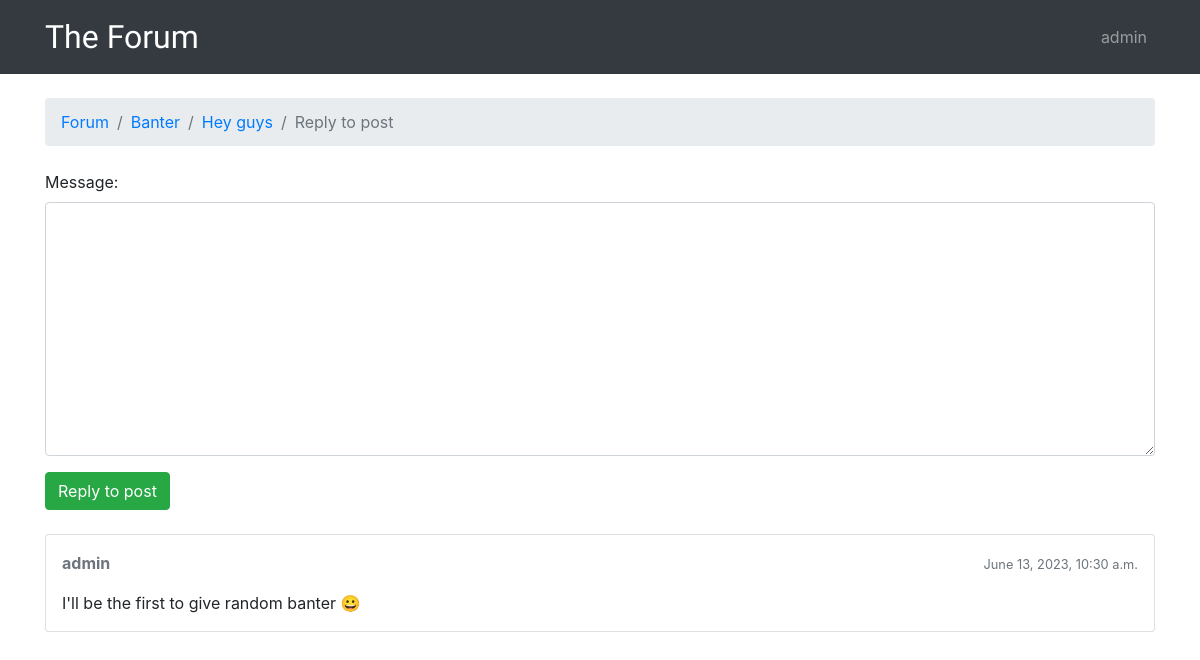
The app's page /forum/1/topics/1/reply/ (signed in), older data.
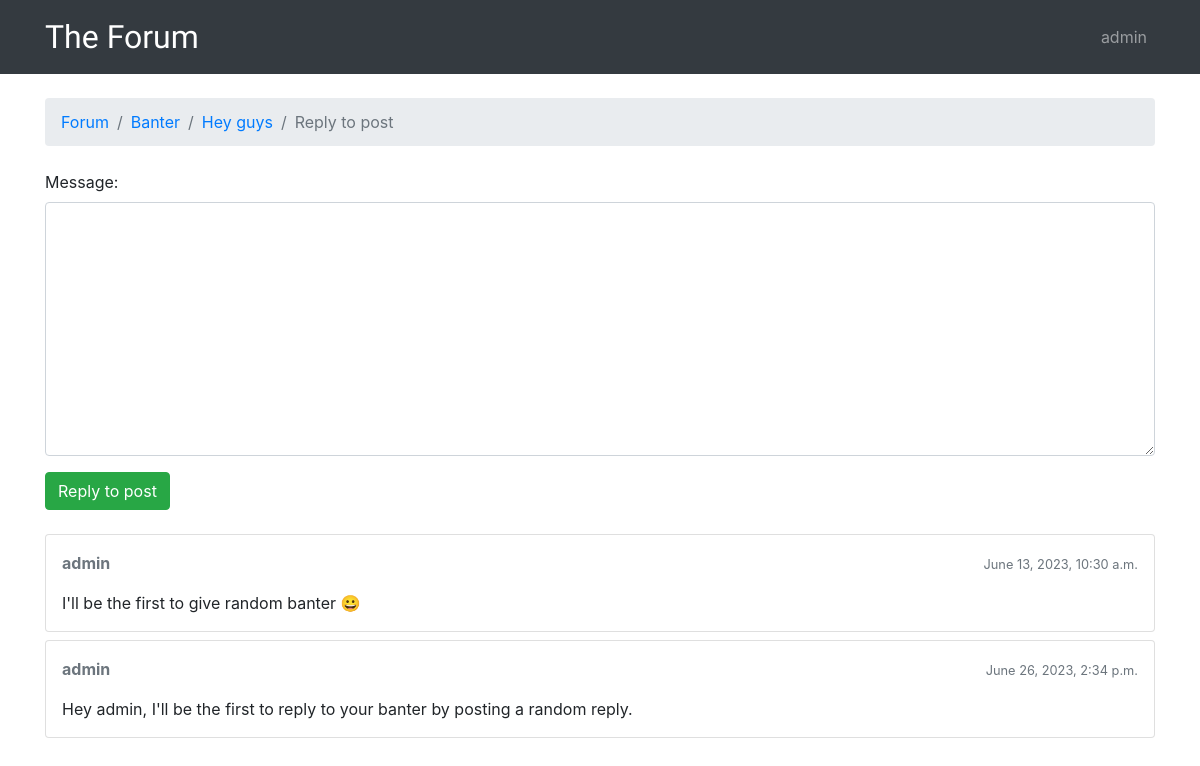
The same page, newer data.
### forum/models.py (models this page shows, shortened)
class Post(models.Model):
    message = models.TextField(max_length=400)
    topic = models.ForeignKey(
        Topic, related_name='posts', on_delete=models.CASCADE)
    created_at = models.DateTimeField(auto_now_add=True)
    updated_at = models.DateTimeField(null=True)
    created_by = models.ForeignKey(
        User, related_name='posts', on_delete=models.CASCADE)
    updated_by = models.ForeignKey(
        User, null=True, related_name='+', on_delete=models.CASCADE)

### forum/views.py (the view)
# urls.py: path('forum/<int:pk>/topics/<int:topic_pk>/reply/',
@login_required
def reply(request, pk, topic_pk):
    topic = get_object_or_404(Topic, forum__pk=pk, pk=topic_pk)
    if request.method == 'POST':
        reply_form = PostForm(request.POST)
        if reply_form.is_valid():
            post = reply_form.save(commit=False)
            post.topic = topic
            post.created_by = request.user
            post.save()
            return redirect('topic_posts', pk=pk, topic_pk=topic_pk)
    else:
        reply_form = PostForm()
    return render(request, 'reply.html', {'topic': topic, 'form': reply_form})

### forum/forms.py
class PostForm(forms.ModelForm):
    class Meta:
        model = Post
        fields = ['message']

### forum/templatetags/form_tags.py (called while the page is built)
@register.filter
def input_class(bound_field):
    css_class = ''
    if bound_field.form.is_bound:
        if bound_field.errors:
            css_class = 'is-invalid'
        elif field_type(bound_field) != 'PasswordInput':
            css_class = 'is-valid'
    return 'form-control {}'.format(css_class)

### templates/reply.html (shortened to what this page needs)
{% extends 'base.html' %}
{% load static %}
{% block breadcrumb %}
    <li class="breadcrumb-item"><a href="{% url 'home' %}">Forum</a></li>
    <li class="breadcrumb-item"><a href="{% url 'forum_topics' topic.forum.pk %}">{{ topic.forum.name }}</a></li>
    <li class="breadcrumb-item"><a href="{% url 'topic_posts' topic.forum.pk topic.pk %}">{{ topic.subject }}</a></li>
    <li class="breadcrumb-item active">Reply to post</li>
{% endblock %}
{% block content %}
    <form method="post" class="mb-4">
        {% include 'includes/form.html' %}
        <button type="submit" class="btn btn-success">Reply to post</button>
    </form>
    {% for post in topic.posts.all %}
        <div class="card mb-2">
            <div class="card-body p-3">
                <div class="row mb-3">
                    <div class="col-6">
                        <strong class="text-muted">{{ post.created_by.username }}</strong>
                    </div>
                    <div class="col-6 text-right">
                        <small class="text-muted">{{ post.created_at }}</small>
                    </div>
                </div>
                {{ post.message }}
            </div>
        </div>
    {% endfor %}
{% endblock %}

Row changes from the older to the newer data that the page shows:
added Post: created_by.username "admin", created_at "June 26, 2023, 2:34 p.m.", message "Hey admin, I'll be the first to reply to your banter by posting a random reply."
